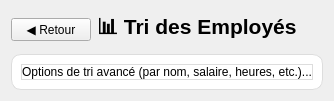
      <widget class="QWidget" name="pageTrierEmployes">
       <layout class="QVBoxLayout" name="layoutTrierEmployes">
        <item>
         <layout class="QHBoxLayout" name="headerTrierEmploye">
          <item>
           <widget class="QPushButton" name="btnRetourTrierEmploye">
            <property name="text">
             <string>◀ Retour</string>
            </property>
           </widget>
          </item>
          <item>
           <widget class="QLabel" name="labelTitleTrierEmploye">
            <property name="font">
             <font>
              <pointsize>16</pointsize>
              <bold>true</bold>
             </font>
            </property>
            <property name="text">
             <string>📊 Tri des Employés</string>
            </property>
           </widget>
          </item>
          <item>
           <spacer name="spacerTrierEmploye">
            <property name="orientation">
             <enum>Qt::Orientation::Horizontal</enum>
            </property>
            <property name="sizeHint" stdset="0">
             <size>
              <width>0</width>
              <height>0</height>
             </size>
            </property>
           </spacer>
          </item>
         </layout>
        </item>
        <item>
         <widget class="QFrame" name="frameTrierPlaceholder">
          <property name="styleSheet">
           <string notr="true">background-color: white; border-radius: 10px; border: 1px solid #ddd;</string>
          </property>
          <layout class="QVBoxLayout" name="layoutTrierContent">
           <item>
            <widget class="QLabel" name="labelTrierMsg">
             <property name="text">
              <string>Options de tri avancé (par nom, salaire, heures, etc.)...</string>
             </property>
             <property name="alignment">
              <set>Qt::AlignmentFlag::AlignCenter</set>
             </property>
            </widget>
           </item>
          </layout>
         </widget>
        </item>
       </layout>
      </widget>
